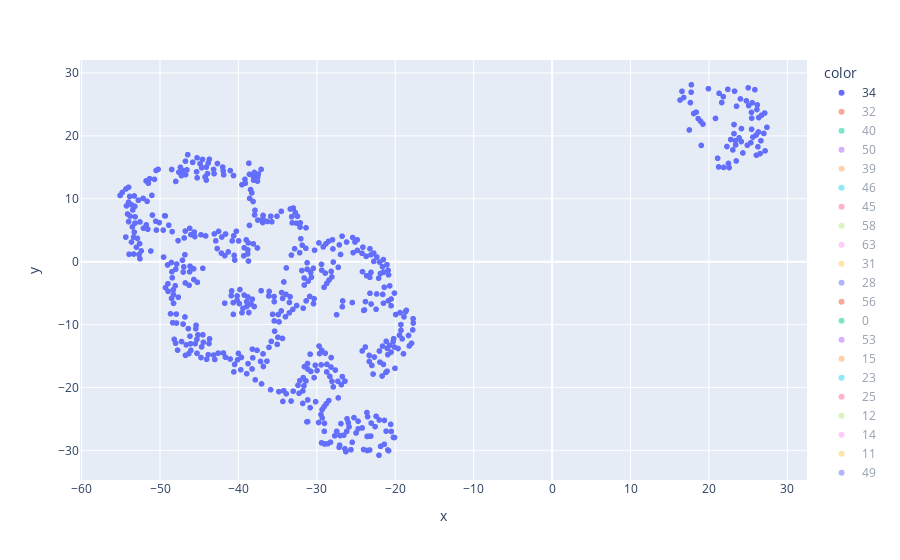

Here is the notebook cell this chart was saved with:
### Code cell
px.scatter(x=original_tsne[:, 0], y=original_tsne[:, 1], color=events[0]['labels'].astype('str'))

### Figure 1 — Plotly figure (JSON) as saved in the notebook; plotly's stock layout.template omitted (floating-point values rounded to 4 significant figures; data arrays with more than 128 entries replaced by an {"elided": "..."} marker saying what was removed)
{"data": [{"hovertemplate": "color=34<br>x=%{x}<br>y=%{y}<extra></extra>", "legendgroup": "34", "marker": {"color": "#636efa", "symbol": "circle"}, "mode": "markers", "name": "34", "showlegend": true, "type": "scattergl", "visible": true, "x": {"elided": "576 float values"}, "xaxis": "x", "y": {"elided": "576 float values"}, "yaxis": "y"}, {"hovertemplate": "color=32<br>x=%{x}<br>y=%{y}<extra></extra>", "legendgroup": "32", "marker": {"color": "#EF553B", "symbol": "circle"}, "mode": "markers", "name": "32", "showlegend": true, "type": "scattergl", "visible": "legendonly", "x": [9.798, 10.74, 11.27, 10.64, 11.42, 11.47, 10.52, 10.29, 10.69, 10.92, 10.7, 11.42, 11.56, 13.92, 11.79, 12.1, 13.39, 15.21, 15.03, 14.11, 15.37, 15.91, 16.64, 16.32, 16.66, 16.37, 14.72, 14.92, 15.74, 16.16, 15.05, 15.63], "xaxis": "x", "y": [22.21, 18.18, 18.43, 16.48, 17.39, 16.57, 21.61, 17.64, 19.99, 19.03, 21.03, 20.18, 21.1, 19.66, 22.36, 21.47, 20.37, 19.03, 20.11, 22.67, 20.79, 19.71, 18.87, 19.93, 19.56, 20.47, 24.13, 23.19, 22.32, 21.77, 25.55, 25.06], "yaxis": "y"}, {"hovertemplate": "color=40<br>x=%{x}<br>y=%{y}<extra></extra>", "legendgroup": "40", "marker": {"color": "#00cc96", "symbol": "circle"}, "mode": "markers", "name": "40", "showlegend": true, "type": "scattergl", "visible": "legendonly", "x": [16.55, 17.65, 17.91, 19.04, 17.91, 16.69, 16.91, 15.74, 16.79, 16.17, 16.62, 13.93, 15.35, 15.74, 16.72, 16.8, 15.74, 16.12, 16.02, 16.39, 16.59, 21.32, 17.05], "xaxis": "x", "y": [-8.899, -5.763, 3.885, 3.73, 3.866, -9.548, -6.195, 3.951, -4.709, 2.93, -6.16, 4.793, 2.358, 1.983, -3.786, -3.413, 0.9642, 1.136, 0.2322, -0.04497, 0.5563, 14.22, 0.2551], "yaxis": "y"}, {"hovertemplate": "color=50<br>x=%{x}<br>y=%{y}<extra></extra>", "legendgroup": "50", "marker": {"color": "#ab63fa", "symbol": "circle"}, "mode": "markers", "name": "50", "showlegend": true, "type": "scattergl", "visible": "legendonly", "x": [36.54, 36.89, 34.19, 34.3, 34.23, 34.99], "xaxis": "x", "y": [-1.552, -1.07, -11.8, -11.84, -11.92, -12.63], "yaxis": "y"}, {"hovertemplate": "color=39<br>x=%{x}<br>y=%{y}<extra></extra>", "legendgroup": "39", "marker": {"color": "#FFA15A", "symbol": "circle"}, "mode": "markers", "name": "39", "showlegend": true, "type": "scattergl", "visible": "legendonly", "x": [12.08, 12.75, 16.37, 13.43, 15.11, 13.22, 13.87, 16.05, 17.29, 13.25, 14.89, 15.24, 15.92, 16.5, 16.63, 12.6, 13.12, 14.29, 17.21, 12.83, 13.48, 14.85, 15.83, 17.45, 13.15, 12.13, 12.45, 11.68, 13.08, 13.54, 31.84, 32.38, 12.74, 13.62, 14.12, 15.17, 32.61, 33.02, 33.12, 12.15, 11.68, 14.63, 13.12], "xaxis": "x", "y": [11.35, 9.824, 5.232, 9.619, 7.595, 10.82, 10.16, 7.196, 5.713, 11.49, 9.358, 8.821, 8.216, 7.606, 6.942, 13.07, 12.2, 10.67, 6.839, 8.873, 7.908, 6.716, 9.311, 7.689, 13.82, 8.679, 8.22, 8.708, 6.958, 6.164, 20.47, 19.5, 6.611, 14.71, 14.05, 13.2, 20.1, 19.56, 19.14, 7.406, 7.61, 14.42, 5.435], "yaxis": "y"}, {"hovertemplate": "color=46<br>x=%{x}<br>y=%{y}<extra></extra>", "legendgroup": "46", "marker": {"color": "#19d3f3", "symbol": "circle"}, "mode": "markers", "name": "46", "showlegend": true, "type": "scattergl", "visible": "legendonly", "x": [37.37, 37.77, 42.7, 38.38, 40.11, 41.78, 42.87, 42.39, 38.75, 40.01, 42.8], "xaxis": "x", "y": [-0.3753, 0.624, -18.28, 1.148, -0.4231, -17.4, -18.55, -18.9, 1.483, -0.165, -19.28], "yaxis": "y"}, {"hovertemplate": "color=45<br>x=%{x}<br>y=%{y}<extra></extra>", "legendgroup": "45", "marker": {"color": "#FF6692", "symbol": "circle"}, "mode": "markers", "name": "45", "showlegend": true, "type": "scattergl", "visible": "legendonly", "x": [12.31, 9.511, 8.832, 9.043], "xaxis": "x", "y": [16.98, 29.48, 28.45, 28.86], "yaxis": "y"}, {"hovertemplate": "color=58<br>x=%{x}<br>y=%{y}<extra></extra>", "legendgroup": "58", "marker": {"color": "#B6E880", "symbol": "circle"}, "mode": "markers", "name": "58", "showlegend": true, "type": "scattergl", "visible": "legendonly", "x": [10.3, 10.78], "xaxis": "x", "y": [22.71, 26.03], "yaxis": "y"}, {"hovertemplate": "color=63<br>x=%{x}<br>y=%{y}<extra></extra>", "legendgroup": "63", "marker": {"color": "#FF97FF", "symbol": "circle"}, "mode": "markers", "name": "63", "showlegend": true, "type": "scattergl", "visible": "legendonly", "x": [12.57, 12.63, 13.04, 24.89, 14.18, 25.16, 25.66, 25.35, 24.59, 8.451, 8.326, 25.78, 26.05, 25.1, 24.42, 25.69, 24.79, 23.4, 24.14], "xaxis": "x", "y": [16.46, 15.65, 15.74, 32.92, 15.73, 32.52, 32.3, 31.82, 32.23, 29.57, 29.15, 31.33, 30.74, 31.09, 30.98, 29.93, 30.29, 31.75, 30.39], "yaxis": "y"}, {"hovertemplate": "color=31<br>x=%{x}<br>y=%{y}<extra></extra>", "legendgroup": "31", "marker": {"color": "#FECB52", "symbol": "circle"}, "mode": "markers", "name": "31", "showlegend": true, "type": "scattergl", "visible": "legendonly", "x": [17.67, 17.84, 17.84], "xaxis": "x", "y": [-7.5, -7.416, -7.254], "yaxis": "y"}, {"hovertemplate": "color=28<br>x=%{x}<br>y=%{y}<extra></extra>", "legendgroup": "28", "marker": {"color": "#636efa", "symbol": "circle"}, "mode": "markers", "name": "28", "showlegend": true, "type": "scattergl", "visible": "legendonly", "x": [33.19, 33.84, 34.22, 14.9, 15.34, 32.48, 32.73, 37.2, 33.73, 36.99, 30.46, 33.57, 34.21, 31.03, 33.01, 35.29, 35.72, 32.17, 35.77, 36.15, 32.67, 34.93, 35.7, 28.81, 29.33, 35.66, 35.53, 35.77, 35.95, 36.2, 35.61, 28.04, 28.41, 35.63, 29.4, 28.78, 28.11, 28.4, 30.95, 28.25], "xaxis": "x", "y": [20.41, 19.2, 19.28, 15.12, 14.77, 22.69, 23.08, 18.18, 21.97, 17.79, 26.39, 22.91, 21.51, 25.46, 23.75, 20.06, 19.45, 24.27, 20.11, 18.39, 24.19, 21.55, 18.47, 26.94, 26.18, 21.18, 17.75, 16.83, 16.26, 15.66, 21.8, 26.86, 26.38, 22.1, 22.85, 23.1, 23.22, 22.7, 17.06, 21.76], "yaxis": "y"}, {"hovertemplate": "color=56<br>x=%{x}<br>y=%{y}<extra></extra>", "legendgroup": "56", "marker": {"color": "#EF553B", "symbol": "circle"}, "mode": "markers", "name": "56", "showlegend": true, "type": "scattergl", "visible": "legendonly", "x": [16.82, 19.03, 19.22, 17.31, 20.26, 20.39, 18.86, 17.71], "xaxis": "x", "y": [-9.997, -8.845, -9.371, -2.584, -10.05, -8.934, -2.607, -1.343], "yaxis": "y"}, {"hovertemplate": "color=0<br>x=%{x}<br>y=%{y}<extra></extra>", "legendgroup": "0", "marker": {"color": "#00cc96", "symbol": "circle"}, "mode": "markers", "name": "0", "showlegend": true, "type": "scattergl", "visible": "legendonly", "x": [39.05, 40.36, 40.73, 39.41, 39.03, 40.74, 39.74, 40.5, 40.69, 40.65, 40.12, 39.0, 38.49, 39.11, 40.22, 39.9, 40.02, 39.85, 39.91, 41.02, 40.63, 39.54, 40.79], "xaxis": "x", "y": [-18.51, -19.18, -21.83, -16.19, -17.16, -16.79, -19.01, -17.94, -19.81, -20.94, -21.84, -15.47, -16.32, -18.92, -16.26, -17.36, -19.68, -20.86, -15.42, -15.95, -17.37, -21.78, -15.16], "yaxis": "y"}, {"hovertemplate": "color=53<br>x=%{x}<br>y=%{y}<extra></extra>", "legendgroup": "53", "marker": {"color": "#ab63fa", "symbol": "circle"}, "mode": "markers", "name": "53", "showlegend": true, "type": "scattergl", "visible": "legendonly", "x": [31.28], "xaxis": "x", "y": [-12.7], "yaxis": "y"}, {"hovertemplate": "color=15<br>x=%{x}<br>y=%{y}<extra></extra>", "legendgroup": "15", "marker": {"color": "#FFA15A", "symbol": "circle"}, "mode": "markers", "name": "15", "showlegend": true, "type": "scattergl", "visible": "legendonly", "x": [40.55, 40.15, 39.75, 41.36], "xaxis": "x", "y": [-22.19, -21.19, -22.11, -14.56], "yaxis": "y"}, {"hovertemplate": "color=23<br>x=%{x}<br>y=%{y}<extra></extra>", "legendgroup": "23", "marker": {"color": "#19d3f3", "symbol": "circle"}, "mode": "markers", "name": "23", "showlegend": true, "type": "scattergl", "visible": "legendonly", "x": [39.07, 52.0, 56.93, 52.23], "xaxis": "x", "y": [1.885, -2.916, -1.217, -2.385], "yaxis": "y"}, {"hovertemplate": "color=25<br>x=%{x}<br>y=%{y}<extra></extra>", "legendgroup": "25", "marker": {"color": "#FF6692", "symbol": "circle"}, "mode": "markers", "name": "25", "showlegend": true, "type": "scattergl", "visible": "legendonly", "x": [31.73, 30.75, 27.12, 30.4, 31.01, 31.72, 32.47, 32.42, 29.6, 29.98, 30.66, 36.68], "xaxis": "x", "y": [-16.31, -13.08, -17.49, -13.28, -15.39, -15.46, -15.62, -16.36, -12.3, -13.32, -14.35, -12.33], "yaxis": "y"}, {"hovertemplate": "color=12<br>x=%{x}<br>y=%{y}<extra></extra>", "legendgroup": "12", "marker": {"color": "#B6E880", "symbol": "circle"}, "mode": "markers", "name": "12", "showlegend": true, "type": "scattergl", "visible": "legendonly", "x": [36.59, 36.29, 37.42, 37.96, 37.23, 35.96, 38.67, 38.01, 36.73, 38.41, 39.24], "xaxis": "x", "y": [-13.77, -14.43, -14.29, -15.33, -16.33, -15.58, -14.6, -14.37, -15.75, -13.65, -13.83], "yaxis": "y"}, {"hovertemplate": "color=14<br>x=%{x}<br>y=%{y}<extra></extra>", "legendgroup": "14", "marker": {"color": "#FF97FF", "symbol": "circle"}, "mode": "markers", "name": "14", "showlegend": true, "type": "scattergl", "visible": "legendonly", "x": [33.47, 37.61, 37.41, 33.33, 38.36, 34.43, 33.38], "xaxis": "x", "y": [-15.82, -12.87, -13.49, -16.61, -12.89, -16.24, -17.35], "yaxis": "y"}, {"hovertemplate": "color=11<br>x=%{x}<br>y=%{y}<extra></extra>", "legendgroup": "11", "marker": {"color": "#FECB52", "symbol": "circle"}, "mode": "markers", "name": "11", "showlegend": true, "type": "scattergl", "visible": "legendonly", "x": [21.55, 23.35, 22.77, 24.91, 24.79, 25.61, 26.18, 25.96], "xaxis": "x", "y": [-10.69, -10.87, -11.2, -13.29, -10.76, -13.76, -11.79, -12.92], "yaxis": "y"}, {"hovertemplate": "color=49<br>x=%{x}<br>y=%{y}<extra></extra>", "legendgroup": "49", "marker": {"color": "#636efa", "symbol": "circle"}, "mode": "markers", "name": "49", "showlegend": true, "type": "scattergl", "visible": "legendonly", "x": [9.215], "xaxis": "x", "y": [28.06], "yaxis": "y"}, {"hovertemplate": "color=5<br>x=%{x}<br>y=%{y}<extra></extra>", "legendgroup": "5", "marker": {"color": "#EF553B", "symbol": "circle"}, "mode": "markers", "name": "5", "showlegend": true, "type": "scattergl", "visible": "legendonly", "x": [20.8, 21.11, 20.42, 22.03, 21.67, 21.15, 20.34, 20.18, 23.42, 22.68, 21.0, 21.78, 21.02, 20.4, 22.64, 22.29, 21.94, 20.73, 23.22], "xaxis": "x", "y": [-9.755, -9.251, -16.55, -9.732, -10.1, -7.993, -13.62, -15.98, -10.08, -10.43, -7.417, -8.252, -13.58, -15.05, -8.49, -8.99, -7.0, -15.13, -7.369], "yaxis": "y"}, {"hovertemplate": "color=17<br>x=%{x}<br>y=%{y}<extra></extra>", "legendgroup": "17", "marker": {"color": "#00cc96", "symbol": "circle"}, "mode": "markers", "name": "17", "showlegend": true, "type": "scattergl", "visible": "legendonly", "x": [10.69], "xaxis": "x", "y": [27.65], "yaxis": "y"}, {"hovertemplate": "color=55<br>x=%{x}<br>y=%{y}<extra></extra>", "legendgroup": "55", "marker": {"color": "#ab63fa", "symbol": "circle"}, "mode": "markers", "name": "55", "showlegend": true, "type": "scattergl", "visible": "legendonly", "x": [10.44, 10.46, 10.28], "xaxis": "x", "y": [29.14, 30.88, 28.7], "yaxis": "y"}, {"hovertemplate": "color=48<br>x=%{x}<br>y=%{y}<extra></extra>", "legendgroup": "48", "marker": {"color": "#FFA15A", "symbol": "circle"}, "mode": "markers", "name": "48", "showlegend": true, "type": "scattergl", "visible": "legendonly", "x": [9.85, 9.894, 9.759], "xaxis": "x", "y": [29.29, 27.94, 28.28], "yaxis": "y"}, {"hovertemplate": "color=9<br>x=%{x}<br>y=%{y}<extra></extra>", "legendgroup": "9", "marker": {"color": "#19d3f3", "symbol": "circle"}, "mode": "markers", "name": "9", "showlegend": true, "type": "scattergl", "visible": "legendonly", "x": [24.35, 25.72, 25.28, 26.17, 27.52, 26.15, 27.05], "xaxis": "x", "y": [-11.23, -11.31, -12.64, -10.35, -11.02, -9.418, -9.543], "yaxis": "y"}, {"hovertemplate": "color=26<br>x=%{x}<br>y=%{y}<extra></extra>", "legendgroup": "26", "marker": {"color": "#FF6692", "symbol": "circle"}, "mode": "markers", "name": "26", "showlegend": true, "type": "scattergl", "visible": "legendonly", "x": [28.24, 29.08], "xaxis": "x", "y": [-15.72, -11.83], "yaxis": "y"}, {"hovertemplate": "color=13<br>x=%{x}<br>y=%{y}<extra></extra>", "legendgroup": "13", "marker": {"color": "#B6E880", "symbol": "circle"}, "mode": "markers", "name": "13", "showlegend": true, "type": "scattergl", "visible": "legendonly", "x": [38.52], "xaxis": "x", "y": [-12.37], "yaxis": "y"}, {"hovertemplate": "color=255<br>x=%{x}<br>y=%{y}<extra></extra>", "legendgroup": "255", "marker": {"color": "#FF97FF", "symbol": "circle"}, "mode": "markers", "name": "255", "showlegend": true, "type": "scattergl", "visible": "legendonly", "x": [39.27, 27.67, 43.21], "xaxis": "x", "y": [-12.97, -8.692, -9.163], "yaxis": "y"}, {"hovertemplate": "color=3<br>x=%{x}<br>y=%{y}<extra></extra>", "legendgroup": "3", "marker": {"color": "#FECB52", "symbol": "circle"}, "mode": "markers", "name": "3", "showlegend": true, "type": "scattergl", "visible": "legendonly", "x": [39.98, 41.21, 40.62, 41.8, 40.21, 41.1], "xaxis": "x", "y": [-12.12, -12.5, -11.7, -11.95, -11.18, -11.21], "yaxis": "y"}, {"hovertemplate": "color=24<br>x=%{x}<br>y=%{y}<extra></extra>", "legendgroup": "24", "marker": {"color": "#636efa", "symbol": "circle"}, "mode": "markers", "name": "24", "showlegend": true, "type": "scattergl", "visible": "legendonly", "x": [51.03, 50.7], "xaxis": "x", "y": [-2.624, -2.718], "yaxis": "y"}, {"hovertemplate": "color=22<br>x=%{x}<br>y=%{y}<extra></extra>", "legendgroup": "22", "marker": {"color": "#EF553B", "symbol": "circle"}, "mode": "markers", "name": "22", "showlegend": true, "type": "scattergl", "visible": "legendonly", "x": [51.48, 51.49, 51.39, 52.15, 53.81, 57.02], "xaxis": "x", "y": [-2.958, -2.296, -1.712, -1.765, -1.396, -0.7287], "yaxis": "y"}, {"hovertemplate": "color=6<br>x=%{x}<br>y=%{y}<extra></extra>", "legendgroup": "6", "marker": {"color": "#00cc96", "symbol": "circle"}, "mode": "markers", "name": "6", "showlegend": true, "type": "scattergl", "visible": "legendonly", "x": [20.77, 21.15, 23.16, 21.76, 21.95, 23.77, 22.74, 25.06], "xaxis": "x", "y": [-16.21, -15.08, -9.226, -13.47, -15.43, -8.969, -13.38, -9.291], "yaxis": "y"}, {"hovertemplate": "color=10<br>x=%{x}<br>y=%{y}<extra></extra>", "legendgroup": "10", "marker": {"color": "#ab63fa", "symbol": "circle"}, "mode": "markers", "name": "10", "showlegend": true, "type": "scattergl", "visible": "legendonly", "x": [27.91, 27.58, 27.12, 26.08], "xaxis": "x", "y": [-12.15, -13.26, -13.01, -15.93], "yaxis": "y"}, {"hovertemplate": "color=1<br>x=%{x}<br>y=%{y}<extra></extra>", "legendgroup": "1", "marker": {"color": "#FFA15A", "symbol": "circle"}, "mode": "markers", "name": "1", "showlegend": true, "type": "scattergl", "visible": "legendonly", "x": [56.19, 51.9, 52.88, 56.14, 57.54, 52.81, 52.69, 55.67, 54.39, 56.81, 56.08, 56.92], "xaxis": "x", "y": [-0.9419, -1.051, -1.108, -0.4279, -0.1461, -0.2651, -0.3739, 0.1001, -0.162, 0.1471, 0.2305, 0.4743], "yaxis": "y"}, {"hovertemplate": "color=2<br>x=%{x}<br>y=%{y}<extra></extra>", "legendgroup": "2", "marker": {"color": "#19d3f3", "symbol": "circle"}, "mode": "markers", "name": "2", "showlegend": true, "type": "scattergl", "visible": "legendonly", "x": [40.61, 41.63, 40.92, 42.07, 43.09, 41.27, 42.38, 43.32, 41.51, 42.26, 43.92, 44.38], "xaxis": "x", "y": [-10.7, -10.96, -10.14, -10.31, -10.04, -10.42, -10.77, -10.35, -9.345, -9.763, -9.4, -9.164], "yaxis": "y"}, {"hovertemplate": "color=47<br>x=%{x}<br>y=%{y}<extra></extra>", "legendgroup": "47", "marker": {"color": "#FF6692", "symbol": "circle"}, "mode": "markers", "name": "47", "showlegend": true, "type": "scattergl", "visible": "legendonly", "x": [9.08], "xaxis": "x", "y": [30.0], "yaxis": "y"}, {"hovertemplate": "color=36<br>x=%{x}<br>y=%{y}<extra></extra>", "legendgroup": "36", "marker": {"color": "#B6E880", "symbol": "circle"}, "mode": "markers", "name": "36", "showlegend": true, "type": "scattergl", "visible": "legendonly", "x": [47.12, 47.22, 47.87, 48.58, 57.04, 56.89], "xaxis": "x", "y": [0.6229, 0.6573, 0.5605, 0.355, 1.649, 1.922], "yaxis": "y"}, {"hovertemplate": "color=7<br>x=%{x}<br>y=%{y}<extra></extra>", "legendgroup": "7", "marker": {"color": "#FF97FF", "symbol": "circle"}, "mode": "markers", "name": "7", "showlegend": true, "type": "scattergl", "visible": "legendonly", "x": [21.29, 22.06, 21.56, 24.33, 23.84, 24.73, 22.66, 25.4, 26.32, 24.08, 22.8, 24.58, 22.64, 26.7, 25.26], "xaxis": "x", "y": [-16.33, -14.07, -15.36, -7.883, -7.912, -8.204, -13.93, -8.21, -8.511, -6.387, -14.54, -6.725, -15.68, -7.648, -5.655], "yaxis": "y"}, {"hovertemplate": "color=8<br>x=%{x}<br>y=%{y}<extra></extra>", "legendgroup": "8", "marker": {"color": "#FECB52", "symbol": "circle"}, "mode": "markers", "name": "8", "showlegend": true, "type": "scattergl", "visible": "legendonly", "x": [27.05, 25.49, 25.12], "xaxis": "x", "y": [-8.622, -16.78, -17.47], "yaxis": "y"}, {"hovertemplate": "color=16<br>x=%{x}<br>y=%{y}<extra></extra>", "legendgroup": "16", "marker": {"color": "#636efa", "symbol": "circle"}, "mode": "markers", "name": "16", "showlegend": true, "type": "scattergl", "visible": "legendonly", "x": [11.27, 11.49, 11.5, 11.07, 11.36], "xaxis": "x", "y": [30.06, 28.45, 30.25, 31.45, 30.88], "yaxis": "y"}, {"hovertemplate": "color=20<br>x=%{x}<br>y=%{y}<extra></extra>", "legendgroup": "20", "marker": {"color": "#EF553B", "symbol": "circle"}, "mode": "markers", "name": "20", "showlegend": true, "type": "scattergl", "visible": "legendonly", "x": [50.3, 53.17, 58.28, 51.36, 52.15], "xaxis": "x", "y": [-0.5316, 0.665, -0.05191, 0.1818, 0.4399], "yaxis": "y"}, {"hovertemplate": "color=33<br>x=%{x}<br>y=%{y}<extra></extra>", "legendgroup": "33", "marker": {"color": "#00cc96", "symbol": "circle"}, "mode": "markers", "name": "33", "showlegend": true, "type": "scattergl", "visible": "legendonly", "x": [22.91, 19.63, 18.55, 22.57, 20.2, 26.27, 24.62, 25.06, 24.6, 25.18, 25.92, 26.46, 26.96, 28.62, 29.23, 29.73, 27.75, 28.61, 29.83, 30.35], "xaxis": "x", "y": [12.86, -2.755, -14.31, 14.06, -2.964, -4.205, 12.55, 12.21, 13.1, 13.09, 12.4, 11.91, 11.99, 9.389, 6.578, 5.537, 11.38, 10.35, 4.964, 5.291], "yaxis": "y"}, {"hovertemplate": "color=59<br>x=%{x}<br>y=%{y}<extra></extra>", "legendgroup": "59", "marker": {"color": "#ab63fa", "symbol": "circle"}, "mode": "markers", "name": "59", "showlegend": true, "type": "scattergl", "visible": "legendonly", "x": [12.2, 12.44], "xaxis": "x", "y": [28.73, 29.19], "yaxis": "y"}, {"hovertemplate": "color=60<br>x=%{x}<br>y=%{y}<extra></extra>", "legendgroup": "60", "marker": {"color": "#FFA15A", "symbol": "circle"}, "mode": "markers", "name": "60", "showlegend": true, "type": "scattergl", "visible": "legendonly", "x": [28.25, 25.02, 25.28], "xaxis": "x", "y": [-7.029, -17.45, -16.18], "yaxis": "y"}, {"hovertemplate": "color=43<br>x=%{x}<br>y=%{y}<extra></extra>", "legendgroup": "43", "marker": {"color": "#19d3f3", "symbol": "circle"}, "mode": "markers", "name": "43", "showlegend": true, "type": "scattergl", "visible": "legendonly", "x": [9.325, 9.478, 9.704], "xaxis": "x", "y": [30.86, 31.74, 31.89], "yaxis": "y"}, {"hovertemplate": "color=54<br>x=%{x}<br>y=%{y}<extra></extra>", "legendgroup": "54", "marker": {"color": "#FF6692", "symbol": "circle"}, "mode": "markers", "name": "54", "showlegend": true, "type": "scattergl", "visible": "legendonly", "x": [27.18, 27.44, 27.9, 27.96, 26.05, 27.27, 28.06], "xaxis": "x", "y": [-5.882, -6.411, -6.764, -5.948, -4.964, -5.219, -5.406], "yaxis": "y"}, {"hovertemplate": "color=57<br>x=%{x}<br>y=%{y}<extra></extra>", "legendgroup": "57", "marker": {"color": "#B6E880", "symbol": "circle"}, "mode": "markers", "name": "57", "showlegend": true, "type": "scattergl", "visible": "legendonly", "x": [28.87], "xaxis": "x", "y": [-6.513], "yaxis": "y"}, {"hovertemplate": "color=51<br>x=%{x}<br>y=%{y}<extra></extra>", "legendgroup": "51", "marker": {"color": "#FF97FF", "symbol": "circle"}, "mode": "markers", "name": "51", "showlegend": true, "type": "scattergl", "visible": "legendonly", "x": [42.71, 44.53], "xaxis": "x", "y": [-7.0, -7.747], "yaxis": "y"}, {"hovertemplate": "color=42<br>x=%{x}<br>y=%{y}<extra></extra>", "legendgroup": "42", "marker": {"color": "#FECB52", "symbol": "circle"}, "mode": "markers", "name": "42", "showlegend": true, "type": "scattergl", "visible": "legendonly", "x": [44.32, 44.82], "xaxis": "x", "y": [-7.736, -7.344], "yaxis": "y"}, {"hovertemplate": "color=19<br>x=%{x}<br>y=%{y}<extra></extra>", "legendgroup": "19", "marker": {"color": "#636efa", "symbol": "circle"}, "mode": "markers", "name": "19", "showlegend": true, "type": "scattergl", "visible": "legendonly", "x": [50.72, 50.64, 53.16, 45.96, 53.66], "xaxis": "x", "y": [0.752, 1.073, 1.746, -5.029, 2.833], "yaxis": "y"}, {"hovertemplate": "color=62<br>x=%{x}<br>y=%{y}<extra></extra>", "legendgroup": "62", "marker": {"color": "#EF553B", "symbol": "circle"}, "mode": "markers", "name": "62", "showlegend": true, "type": "scattergl", "visible": "legendonly", "x": [41.7], "xaxis": "x", "y": [-6.129], "yaxis": "y"}, {"hovertemplate": "color=38<br>x=%{x}<br>y=%{y}<extra></extra>", "legendgroup": "38", "marker": {"color": "#00cc96", "symbol": "circle"}, "mode": "markers", "name": "38", "showlegend": true, "type": "scattergl", "visible": "legendonly", "x": [42.57, 42.86], "xaxis": "x", "y": [-6.464, -6.263], "yaxis": "y"}, {"hovertemplate": "color=21<br>x=%{x}<br>y=%{y}<extra></extra>", "legendgroup": "21", "marker": {"color": "#ab63fa", "symbol": "circle"}, "mode": "markers", "name": "21", "showlegend": true, "type": "scattergl", "visible": "legendonly", "x": [51.47, 52.32, 52.14, 54.11, 55.47, 56.43, 57.62, 52.06], "xaxis": "x", "y": [1.223, 1.311, 1.562, 1.298, 1.168, 1.076, 0.9759, 2.339], "yaxis": "y"}, {"hovertemplate": "color=44<br>x=%{x}<br>y=%{y}<extra></extra>", "legendgroup": "44", "marker": {"color": "#FFA15A", "symbol": "circle"}, "mode": "markers", "name": "44", "showlegend": true, "type": "scattergl", "visible": "legendonly", "x": [11.58, 11.25, 12.97, 13.22, 13.27, 12.92], "xaxis": "x", "y": [31.81, 32.04, 29.7, 29.19, 30.09, 30.67], "yaxis": "y"}, {"hovertemplate": "color=18<br>x=%{x}<br>y=%{y}<extra></extra>", "legendgroup": "18", "marker": {"color": "#19d3f3", "symbol": "circle"}, "mode": "markers", "name": "18", "showlegend": true, "type": "scattergl", "visible": "legendonly", "x": [44.65, 43.92, 44.24], "xaxis": "x", "y": [-5.369, -5.133, -5.433], "yaxis": "y"}, {"hovertemplate": "color=35<br>x=%{x}<br>y=%{y}<extra></extra>", "legendgroup": "35", "marker": {"color": "#FF6692", "symbol": "circle"}, "mode": "markers", "name": "35", "showlegend": true, "type": "scattergl", "visible": "legendonly", "x": [43.9, 44.11], "xaxis": "x", "y": [-6.66, -6.462], "yaxis": "y"}, {"hovertemplate": "color=30<br>x=%{x}<br>y=%{y}<extra></extra>", "legendgroup": "30", "marker": {"color": "#B6E880", "symbol": "circle"}, "mode": "markers", "name": "30", "showlegend": true, "type": "scattergl", "visible": "legendonly", "x": [51.31, 50.33, 50.14, 50.61, 50.74, 51.41, 51.12, 44.59], "xaxis": "x", "y": [2.388, 2.691, 3.453, 3.827, 3.109, 3.339, 4.089, -3.513], "yaxis": "y"}, {"hovertemplate": "color=29<br>x=%{x}<br>y=%{y}<extra></extra>", "legendgroup": "29", "marker": {"color": "#FF97FF", "symbol": "circle"}, "mode": "markers", "name": "29", "showlegend": true, "type": "scattergl", "visible": "legendonly", "x": [50.85, 51.92, 51.6, 49.21, 52.4], "xaxis": "x", "y": [2.373, 2.989, 3.701, 2.74, 3.852], "yaxis": "y"}, {"hovertemplate": "color=52<br>x=%{x}<br>y=%{y}<extra></extra>", "legendgroup": "52", "marker": {"color": "#FECB52", "symbol": "circle"}, "mode": "markers", "name": "52", "showlegend": true, "type": "scattergl", "visible": "legendonly", "x": [12.72, 13.73, 13.77, 14.06, 13.39], "xaxis": "x", "y": [30.16, 29.07, 29.93, 29.46, 30.76], "yaxis": "y"}, {"hovertemplate": "color=27<br>x=%{x}<br>y=%{y}<extra></extra>", "legendgroup": "27", "marker": {"color": "#636efa", "symbol": "circle"}, "mode": "markers", "name": "27", "showlegend": true, "type": "scattergl", "visible": "legendonly", "x": [35.7, 36.23, 34.63, 35.75, 36.11, 33.95, 35.2, 35.61, 32.9, 33.5, 34.1, 33.21, 28.72], "xaxis": "x", "y": [15.06, 13.91, 15.43, 13.56, 13.03, 15.52, 13.19, 12.76, 15.42, 14.73, 13.86, 14.02, 17.41], "yaxis": "y"}, {"hovertemplate": "color=61<br>x=%{x}<br>y=%{y}<extra></extra>", "legendgroup": "61", "marker": {"color": "#EF553B", "symbol": "circle"}, "mode": "markers", "name": "61", "showlegend": true, "type": "scattergl", "visible": "legendonly", "x": [14.4, 25.27, 14.2, 24.33, 22.39, 21.17, 21.9, 21.76, 20.38], "xaxis": "x", "y": [30.16, 28.98, 30.59, 28.87, 28.79, 28.1, 27.86, 28.86, 27.68], "yaxis": "y"}, {"hovertemplate": "color=41<br>x=%{x}<br>y=%{y}<extra></extra>", "legendgroup": "41", "marker": {"color": "#00cc96", "symbol": "circle"}, "mode": "markers", "name": "41", "showlegend": true, "type": "scattergl", "visible": "legendonly", "x": [29.7, 29.05, 30.57], "xaxis": "x", "y": [6.202, 9.624, 6.639], "yaxis": "y"}, {"hovertemplate": "color=4<br>x=%{x}<br>y=%{y}<extra></extra>", "legendgroup": "4", "marker": {"color": "#ab63fa", "symbol": "circle"}, "mode": "markers", "name": "4", "showlegend": true, "type": "scattergl", "visible": "legendonly", "x": [31.73, 31.45, 31.56], "xaxis": "x", "y": [7.69, 6.982, 7.328], "yaxis": "y"}, {"hovertemplate": "color=37<br>x=%{x}<br>y=%{y}<extra></extra>", "legendgroup": "37", "marker": {"color": "#FFA15A", "symbol": "circle"}, "mode": "markers", "name": "37", "showlegend": true, "type": "scattergl", "visible": "legendonly", "x": [26.84, 27.91, 28.29, 31.03, 31.57, 31.7, 31.86, 28.04, 30.92, 27.68, 27.81, 30.05, 28.36, 30.99, 31.53, 31.89, 31.09, 31.68], "xaxis": "x", "y": [15.17, 12.23, 11.54, 13.72, 12.61, 11.24, 10.47, 15.21, 10.04, 17.16, 16.47, 13.54, 16.65, 12.43, 10.3, 9.02, 8.309, 6.309], "yaxis": "y"}], "layout": {"autosize": true, "legend": {"title": {"text": "color"}, "tracegroupgap": 0}, "margin": {"t": 60}, "xaxis": {"anchor": "y", "autorange": true, "domain": [0, 1], "range": [-60.01, 32.31], "title": {"text": "x"}, "type": "linear"}, "yaxis": {"anchor": "x", "autorange": true, "domain": [0, 1], "range": [-34.96, 32.31], "title": {"text": "y"}, "type": "linear"}}}
